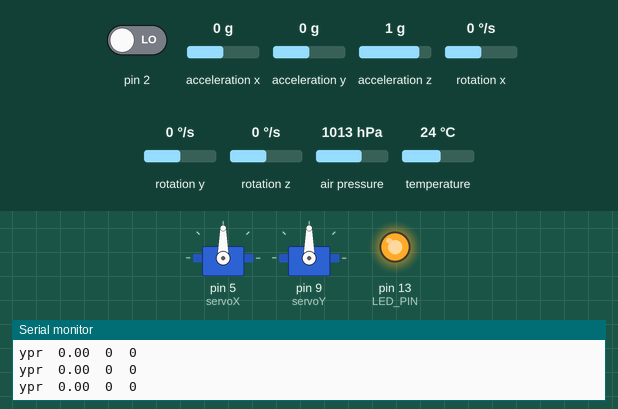
Bench run of a sketch on a simulated Arduino Uno, built with avr-gcc and run on an emulated ATmega328P. On the bench: 2 × servo, output pins drawn as LEDs (lit = HIGH), the last lines printed to the serial monitor. The inputs (shaded band) are chosen by the test bench; at power-on: air pressure 1013 hPa, pin 2 LOW, acceleration x 0 g, acceleration y 0 g, acceleration z 1 g, rotation x 0 °/s, rotation y 0 °/s, rotation z 0 °/s, temperature 24 °C. The sensor or clock chip raises its interrupt line as the real part does.

Above: at 1.15 s.
At 1.8 s:
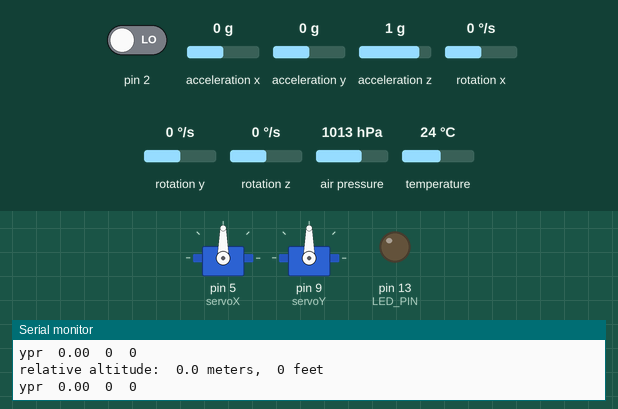
1.9 s: air pressure set to 1010 hPa
At 3.5 s:
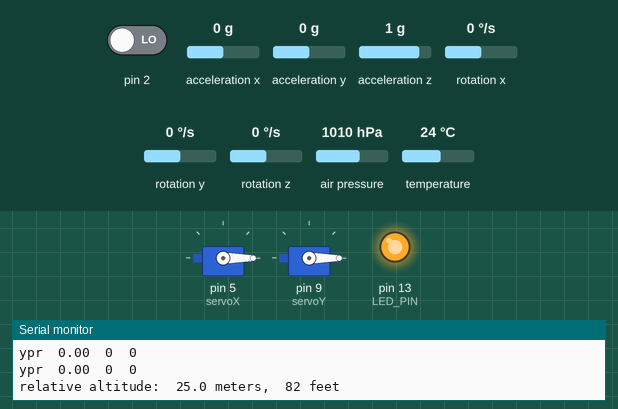
Timing chart, 0 to 5.0 s (numbered marks = the images above; inputs shaded):
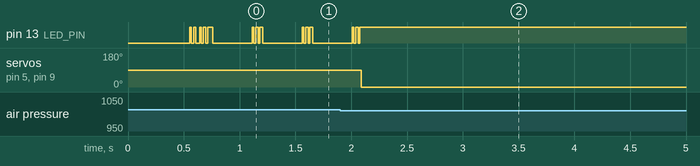

Measured:
- the behaviour switches between 1013 and 1012 hPa on air pressure (found by bisection; images 1 and 2)
- after the input at 1.9 s, pin 13 (LED_PIN): goes on until 2.1 s, then stays HIGH; servo on pin 5 (servoX), servo on pin 9 (servoY): 90° → 0° after 0.19 s
- by itself, pin 13 (LED_PIN): repeats every 0.47 s: LOW 0.02 s, HIGH 0.04 s, LOW 0.36 s, HIGH 0.01 s, LOW 0.02 s, HIGH 0.02 s

The sketch:

FINAL_CODE_V3.ino
```cpp
#include <Servo.h>

// I2Cdev and MPU6050 must be installed as libraries, or else the .cpp/.h files
// for both classes must be in the include path of your project
#include "I2Cdev.h"

#include "MPU6050_6Axis_MotionApps20.h"
//#include "MPU6050.h" // not necessary if using MotionApps include file

// Arduino Wire library is required if I2Cdev I2CDEV_ARDUINO_WIRE implementation
// is used in I2Cdev.h
#if I2CDEV_IMPLEMENTATION == I2CDEV_ARDUINO_WIRE
    #include "Wire.h"
#endif

// class default I2C address is 0x68
// specific I2C addresses may be passed as a parameter here
// AD0 low = 0x68 (default for SparkFun breakout and InvenSense evaluation board)
// AD0 high = 0x69
MPU6050 mpu;
//MPU6050 mpu(0x69); // <-- use for AD0 high

Servo servoX; // Servo B
Servo servoY; // Servo A

#define OUTPUT_READABLE_YAWPITCHROLL

#define LED_PIN 13 // (Arduino is 13, Teensy is 11, Teensy++ is 6)
bool blinkState = false;

// MPU control/status vars
bool dmpReady = false;  // set true if DMP init was successful
uint8_t mpuIntStatus;   // holds actual interrupt status byte from MPU
uint8_t devStatus;      // return status after each device operation (0 = success, !0 = error)
uint16_t packetSize;    // expected DMP packet size (default is 42 bytes)
uint16_t fifoCount;     // count of all bytes currently in FIFO
uint8_t fifoBuffer[64]; // FIFO storage buffer

// orientation/motion vars
Quaternion q;           // [w, x, y, z]         quaternion container
VectorInt16 aa;         // [x, y, z]            accel sensor measurements
VectorInt16 aaReal;     // [x, y, z]            gravity-free accel sensor measurements
VectorInt16 aaWorld;    // [x, y, z]            world-frame accel sensor measurements
VectorFloat gravity;    // [x, y, z]            gravity vector
float euler[3];         // [psi, theta, phi]    Euler angle container
float ypr[3];           // [yaw, pitch, roll]   yaw/pitch/roll container and gravity vector

// packet structure for InvenSense teapot demo
uint8_t teapotPacket[14] = { '$', 0x02, 0,0, 0,0, 0,0, 0,0, 0x00, 0x00, '\r', '\n' };

int angleX;
int angleY;

int posX = 90;
int posY = 90;

#include <SFE_BMP180.h>
#include <Wire.h>

SFE_BMP180 pressure;

double baseline; // baseline pressure

// ================================================================
// ===               INTERRUPT DETECTION ROUTINE                ===
// ================================================================

volatile bool mpuInterrupt = false;     // indicates whether MPU interrupt pin has gone high
void dmpDataReady() {
    mpuInterrupt = true;
}


// ================================================================
// ===                      INITIAL SETUP                       ===
// ================================================================

void setup() {
    // join I2C bus (I2Cdev library doesn't do this automatically)
    #if I2CDEV_IMPLEMENTATION == I2CDEV_ARDUINO_WIRE
        Wire.begin();
        TWBR = 24; // 400kHz I2C clock (200kHz if CPU is 8MHz)
    #elif I2CDEV_IMPLEMENTATION == I2CDEV_BUILTIN_FASTWIRE
        Fastwire::setup(400, true);
    #endif

    // initialize serial communication
    // (115200 chosen because it is required for Teapot Demo output, but it's
    // really up to you depending on your project)
    Serial.begin(115200);
    while (!Serial); // wait for Leonardo enumeration, others continue immediately

    // NOTE: 8MHz or slower host processors, like the Teensy @ 3.3v or Ardunio
    // Pro Mini running at 3.3v, cannot handle this baud rate reliably due to
    // the baud timing being too misaligned with processor ticks. You must use
    // 38400 or slower in these cases, or use some kind of external separate
    // crystal solution for the UART timer.

    // initialize device
    Serial.println(F("Initializing I2C devices..."));
    mpu.initialize();

    // verify connection
    Serial.println(F("Testing device connections..."));
    Serial.println(mpu.testConnection() ? F("MPU6050 connection successful") : F("MPU6050 connection failed"));

    // load and configure the DMP
    Serial.println(F("Initializing DMP..."));
    devStatus = mpu.dmpInitialize();

    // supply your own gyro offsets here, scaled for min sensitivity
    mpu.setXGyroOffset(220);
    mpu.setYGyroOffset(76);
    mpu.setZGyroOffset(-85);
    mpu.setZAccelOffset(1788); // 1688 factory default for my test chip

    // make sure it worked (returns 0 if so)
    if (devStatus == 0) {
        // turn on the DMP, now that it's ready
        Serial.println(F("Enabling DMP..."));
        mpu.setDMPEnabled(true);

        // enable Arduino interrupt detection
        Serial.println(F("Enabling interrupt detection (Arduino external interrupt 0)..."));
        attachInterrupt(0, dmpDataReady, RISING);
        mpuIntStatus = mpu.getIntStatus();

        // set our DMP Ready flag so the main loop() function knows it's okay to use it
        Serial.println(F("DMP ready! Waiting for first interrupt..."));
        dmpReady = true;

        // get expected DMP packet size for later comparison
        packetSize = mpu.dmpGetFIFOPacketSize();
    } else {
        // ERROR!
        // 1 = initial memory load failed
        // 2 = DMP configuration updates failed
        // (if it's going to break, usually the code will be 1)
        Serial.print(F("DMP Initialization failed (code "));
        Serial.print(devStatus);
        Serial.println(F(")"));
    }

    // configure LED for output
    pinMode(LED_PIN, OUTPUT);


    servoX.attach(5);
    servoY.attach(9);

    servoX.write(posX);
    servoY.write(posY);

    Serial.begin(9600);
    Serial.println("REBOOT");

    // Initialize the sensor (it is important to get calibration values stored on the device).

    if (pressure.begin())
      Serial.println("BMP180 init success");
    else
    {
      Serial.println("BMP180 init fail (disconnected?)\n\n");
      while(1); // Pause forever.
    }

    // Get the baseline pressure:

    baseline = getPressure();

    Serial.print("baseline pressure: ");
    Serial.print(baseline);
    Serial.println(" mb");
}


// ================================================================
// ===                    MAIN PROGRAM LOOP                     ===
// ================================================================

void loop() {
    delay_servo(1);

    double a,P;

    // Get a new pressure reading:

    P = getPressure();

    // Show the relative altitude difference between
    // the new reading and the baseline reading:

    a = pressure.altitude(P,baseline);

    Serial.print("relative altitude: ");
    if (a >= 0.0) Serial.print(" "); // add a space for positive numbers
    Serial.print(a,1);
    Serial.print(" meters, ");
    if (a >= 0.0) Serial.print(" "); // add a space for positive numbers
    float alt = a * 3.28084;
    Serial.print(a*3.28084,0);
    Serial.println(" feet");

    if(alt >= 10) {
        servoX.write(0);
        servoY.write(0);
        while(1);
    }
    delay_servo(300);
}

void delay_servo(int ms) {
    // if programming failed, don't try to do anything
    if (!dmpReady) return;
    // wait for MPU interrupt or extra packet(s) available
    // reset interrupt flag and get INT_STATUS byte
    mpuInterrupt = false;
    mpuIntStatus = mpu.getIntStatus();

    // get current FIFO count
    fifoCount = mpu.getFIFOCount();

    // check for overflow (this should never happen unless our code is too inefficient)
    if ((mpuIntStatus & 0x10) || fifoCount == 1024) {
        // reset so we can continue cleanly
        mpu.resetFIFO();
        Serial.println(F("FIFO overflow!"));

    // otherwise, check for DMP data ready interrupt (this should happen frequently)
    } else if (mpuIntStatus & 0x02) {
        // wait for correct available data length, should be a VERY short wait
        while (fifoCount < packetSize) fifoCount = mpu.getFIFOCount();

        // read a packet from FIFO
        mpu.getFIFOBytes(fifoBuffer, packetSize);

        // track FIFO count here in case there is > 1 packet available
        // (this lets us immediately read more without waiting for an interrupt)
        fifoCount -= packetSize;

        #ifdef OUTPUT_READABLE_YAWPITCHROLL
            // display Euler angles in degrees
            mpu.dmpGetQuaternion(&q, fifoBuffer);
            mpu.dmpGetGravity(&gravity, &q);
            mpu.dmpGetYawPitchRoll(ypr, &q, &gravity);
            Serial.print("ypr\t");
            Serial.print(ypr[0] * 180/M_PI);
            Serial.print("\t");
            angleY = ypr[1] * 180/M_PI;
            Serial.print(angleY);
            Serial.print("\t");
            angleX = ypr[2] * 180/M_PI;
            Serial.println(angleX);
        #endif

        // blink LED to indicate activity
        blinkState = !blinkState;
        digitalWrite(LED_PIN, blinkState);
    }
    for(int i = 0; i <= ms; i++) {
        if(posX < (angleX + 90)) {
            posX += 1;
        }
        else if(posX > (angleX + 90)) {
            posX -= 1;
        }
        if(posY < (angleY + 90)) {
            posY += 1;
        }
        else if(posY > (angleY + 90)) {
            posY -= 1;
        }
        servoX.write(posX);
        servoY.write(posY);

        delay(1);
    }
}


double getPressure()
{
  char status;
  double T,P,p0,a;

  // You must first get a temperature measurement to perform a pressure reading.

  // Start a temperature measurement:
  // If request is successful, the number of ms to wait is returned.
  // If request is unsuccessful, 0 is returned.

  status = pressure.startTemperature();
  if (status != 0)
  {
    // Wait for the measurement to complete:

    delay_servo(status);

    // Retrieve the completed temperature measurement:
    // Note that the measurement is stored in the variable T.
    // Use '&T' to provide the address of T to the function.
    // Function returns 1 if successful, 0 if failure.

    status = pressure.getTemperature(T);
    if (status != 0)
    {
      // Start a pressure measurement:
      delay_servo(10);
      // The parameter is the oversampling setting, from 0 to 3 (highest res, longest wait).
      // If request is successful, the number of ms to wait is returned.
      // If request is unsuccessful, 0 is returned.

      status = pressure.startPressure(0);
      if (status != 0)
      {
        // Wait for the measurement to complete:
        delay_servo(status);

        // Retrieve the completed pressure measurement:
        // Note that the measurement is stored in the variable P.
        // Use '&P' to provide the address of P.
        // Note also that the function requires the previous temperature measurement (T).
        // (If temperature is stable, you can do one temperature measurement for a number of pressure measurements.)
        // Function returns 1 if successful, 0 if failure.

        status = pressure.getPressure(P,T);
        if (status != 0)
        {
          delay_servo(10);
          return(P);
        }
        else Serial.println("error retrieving pressure measurement\n");
      }
      else Serial.println("error starting pressure measurement\n");
    }
    else Serial.println("error retrieving temperature measurement\n");
  }
  else Serial.println("error starting temperature measurement\n");
}


// Roll is the bottom motor, Pitch is top
```
